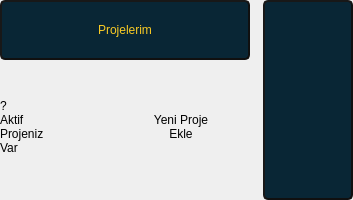
               <widget class="QFrame" name="main_top_bar_frame">
                <property name="minimumSize">
                 <size>
                  <width>0</width>
                  <height>200</height>
                 </size>
                </property>
                <property name="maximumSize">
                 <size>
                  <width>16777215</width>
                  <height>200</height>
                 </size>
                </property>
                <property name="styleSheet">
                 <string notr="true">border-radius : 5px;</string>
                </property>
                <property name="frameShape">
                 <enum>QFrame::StyledPanel</enum>
                </property>
                <property name="frameShadow">
                 <enum>QFrame::Raised</enum>
                </property>
                <layout class="QHBoxLayout" name="horizontalLayout_10">
                 <property name="spacing">
                  <number>13</number>
                 </property>
                 <property name="leftMargin">
                  <number>0</number>
                 </property>
                 <property name="topMargin">
                  <number>0</number>
                 </property>
                 <property name="rightMargin">
                  <number>0</number>
                 </property>
                 <property name="bottomMargin">
                  <number>0</number>
                 </property>
                 <item alignment="Qt::AlignTop">
                  <widget class="QFrame" name="main_top_left_frame">
                   <property name="sizePolicy">
                    <sizepolicy hsizetype="Preferred" vsizetype="Maximum">
                     <horstretch>0</horstretch>
                     <verstretch>0</verstretch>
                    </sizepolicy>
                   </property>
                   <property name="maximumSize">
                    <size>
                     <width>250</width>
                     <height>16777215</height>
                    </size>
                   </property>
                   <property name="frameShape">
                    <enum>QFrame::StyledPanel</enum>
                   </property>
                   <property name="frameShadow">
                    <enum>QFrame::Raised</enum>
                   </property>
                   <layout class="QVBoxLayout" name="verticalLayout_8">
                    <property name="spacing">
                     <number>33</number>
                    </property>
                    <property name="leftMargin">
                     <number>0</number>
                    </property>
                    <property name="topMargin">
                     <number>0</number>
                    </property>
                    <property name="rightMargin">
                     <number>9</number>
                    </property>
                    <property name="bottomMargin">
                     <number>10</number>
                    </property>
                    <item alignment="Qt::AlignLeft|Qt::AlignTop">
                     <widget class="QLabel" name="main_top_header_label">
                      <property name="minimumSize">
                       <size>
                        <width>250</width>
                        <height>60</height>
                       </size>
                      </property>
                      <property name="maximumSize">
                       <size>
                        <width>250</width>
                        <height>60</height>
                       </size>
                      </property>
                      <property name="styleSheet">
                       <string notr="true">background-color: rgb(9, 38, 53);
border-radius : 5px;
color: rgb(249, 202, 36);
font: 1000 12pt &quot;Montserrat&quot;;
box-shadow: 15px 15px 15px 15px rgb(0, 0, 0);
border : 2px outset rgb(16, 16, 16);</string>
                      </property>
                      <property name="text">
                       <string>Projelerim</string>
                      </property>
                      <property name="alignment">
                       <set>Qt::AlignCenter</set>
                      </property>
                     </widget>
                    </item>
                    <item>
                     <widget class="QFrame" name="main_top_set_frame">
                      <property name="frameShape">
                       <enum>QFrame::StyledPanel</enum>
                      </property>
                      <property name="frameShadow">
                       <enum>QFrame::Raised</enum>
                      </property>
                      <layout class="QHBoxLayout" name="horizontalLayout_11">
                       <property name="spacing">
                        <number>0</number>
                       </property>
                       <property name="leftMargin">
                        <number>0</number>
                       </property>
                       <property name="topMargin">
                        <number>0</number>
                       </property>
                       <property name="rightMargin">
                        <number>0</number>
                       </property>
                       <property name="bottomMargin">
                        <number>0</number>
                       </property>
                       <item>
                        <widget class="QFrame" name="project_count_labels_frame">
                         <property name="frameShape">
                          <enum>QFrame::StyledPanel</enum>
                         </property>
                         <property name="frameShadow">
                          <enum>QFrame::Raised</enum>
                         </property>
                         <layout class="QVBoxLayout" name="verticalLayout_13">
                          <property name="spacing">
                           <number>0</number>
                          </property>
                          <property name="leftMargin">
                           <number>0</number>
                          </property>
                          <property name="topMargin">
                           <number>0</number>
                          </property>
                          <property name="rightMargin">
                           <number>0</number>
                          </property>
                          <property name="bottomMargin">
                           <number>0</number>
                          </property>
                          <item alignment="Qt::AlignBottom">
                           <widget class="QLabel" name="project_count_label">
                            <property name="styleSheet">
                             <string notr="true">font: 1000 11pt &quot;Montserrat&quot;;
</string>
                            </property>
                            <property name="text">
                             <string>?
Aktif</string>
                            </property>
                           </widget>
                          </item>
                          <item alignment="Qt::AlignTop">
                           <widget class="QLabel" name="project_count_labels_2">
                            <property name="text">
                             <string>Projeniz
Var</string>
                            </property>
                           </widget>
                          </item>
                         </layout>
                        </widget>
                       </item>
                       <item>
                        <widget class="QPushButton" name="project_add_btn">
                         <property name="minimumSize">
                          <size>
                           <width>0</width>
                           <height>67</height>
                          </size>
                         </property>
                         <property name="layoutDirection">
                          <enum>Qt::LeftToRight</enum>
                         </property>
                         <property name="styleSheet">
                          <string notr="true">* {
background-color: rgb(9, 38, 53);
color: #ffffff; /* Metin rengi */
box-shadow: 15px 15px 15px 15px rgb(0, 0, 0);
border : 2px outset rgb(16, 16, 16);
padding: 10px;
font: 8pt &quot;Montserrat&quot;;
}

#project_add_btn:hover {
 background-color: #2980b9; /* Fare üzerine gelindiğinde arkaplan rengi 
}</string>
                         </property>
                         <property name="text">
                          <string>Yeni Proje
Ekle</string>
                         </property>
                         <property name="icon">
                          <iconset resource="../assets/image.qrc">
                           <normaloff>:/icons/icons/plus2.png</normaloff>:/icons/icons/plus2.png</iconset>
                         </property>
                         <property name="iconSize">
                          <size>
                           <width>20</width>
                           <height>20</height>
                          </size>
                         </property>
                         <property name="checkable">
                          <bool>false</bool>
                         </property>
                         <property name="default">
                          <bool>false</bool>
                         </property>
                         <property name="flat">
                          <bool>false</bool>
                         </property>
                        </widget>
                       </item>
                      </layout>
                     </widget>
                    </item>
                   </layout>
                  </widget>
                 </item>
                 <item>
                  <widget class="QFrame" name="main_top_right_frame">
                   <property name="styleSheet">
                    <string notr="true">*{
background: rgba(76, 175, 80, 0);
}
QFrame#main_top_right_frame{
background-color: rgb(9, 38, 53);
border-radius : 5px ;
box-shadow: 15px 15px 15px 15px rgb(0, 0, 0);
border : 2px outset rgb(16, 16, 16);
}</string>
                   </property>
                   <property name="frameShape">
                    <enum>QFrame::StyledPanel</enum>
                   </property>
                   <property name="frameShadow">
                    <enum>QFrame::Raised</enum>
                   </property>
                   <property name="lineWidth">
                    <number>1</number>
                   </property>
                   <layout class="QHBoxLayout" name="horizontalLayout_12">
                    <property name="spacing">
                     <number>0</number>
                    </property>
                    <item>
                     <widget class="QScrollArea" name="projects_scroll">
                      <property name="styleSheet">
                       <string notr="true">border:none;</string>
                      </property>
                      <property name="frameShape">
                       <enum>QFrame::StyledPanel</enum>
                      </property>
                      <property name="frameShadow">
                       <enum>QFrame::Raised</enum>
                      </property>
                      <property name="verticalScrollBarPolicy">
                       <enum>Qt::ScrollBarAlwaysOff</enum>
                      </property>
                      <property name="horizontalScrollBarPolicy">
                       <enum>Qt::ScrollBarAlwaysOff</enum>
                      </property>
                      <property name="widgetResizable">
                       <bool>true</bool>
                      </property>
                      <widget class="QWidget" name="projects_scroll_content_widget">
                       <property name="geometry">
                        <rect>
                         <x>0</x>
                         <y>0</y>
                         <width>988</width>
                         <height>178</height>
                        </rect>
                       </property>
                       <layout class="QHBoxLayout" name="projects_scroll_content_widget_layout">
                        <property name="spacing">
                         <number>15</number>
                        </property>
                       </layout>
                      </widget>
                     </widget>
                    </item>
                   </layout>
                  </widget>
                 </item>
                </layout>
               </widget>
